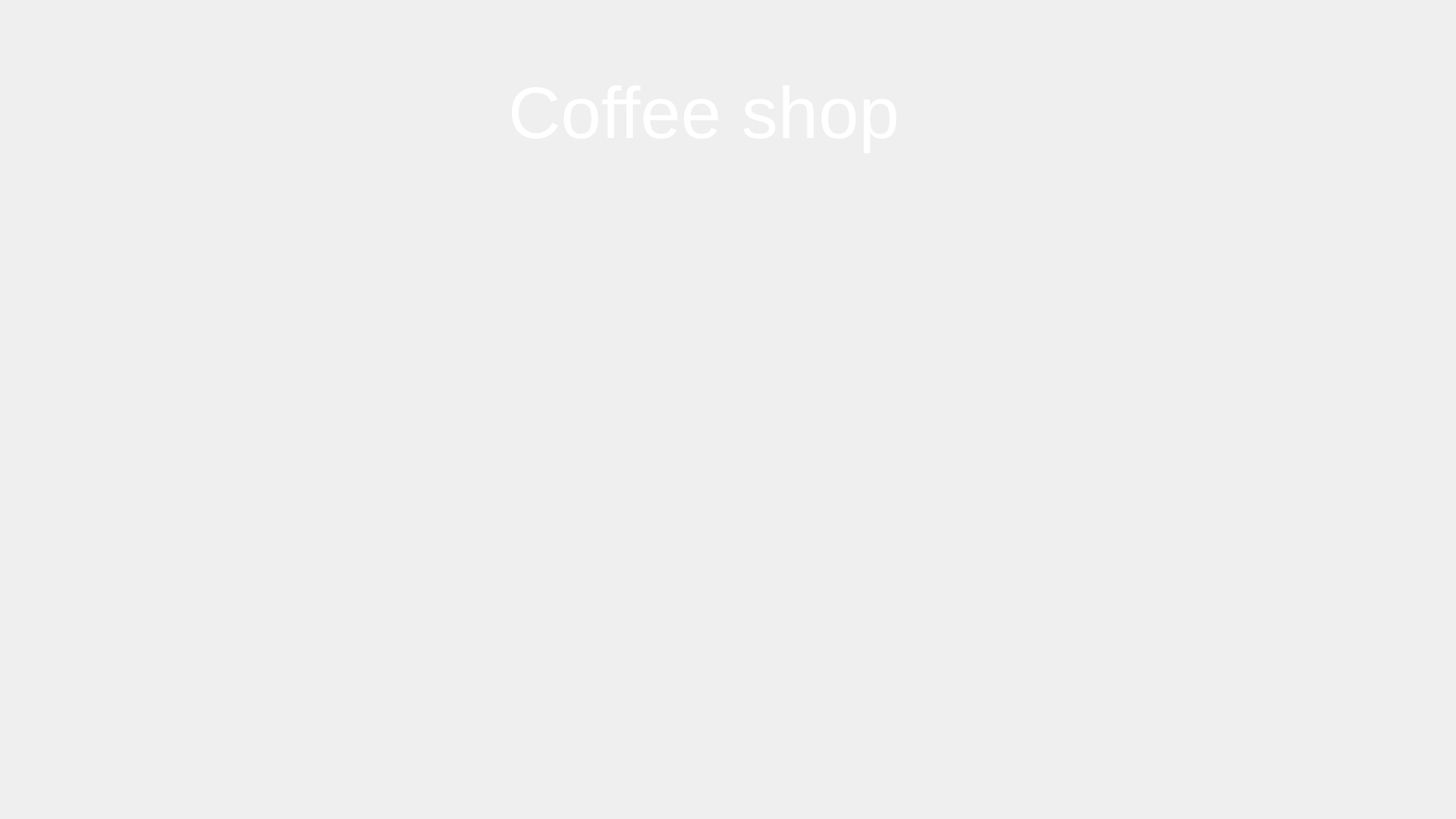
<?xml version="1.0" encoding="UTF-8"?>
<ui version="4.0">
 <class>Example</class>
 <widget class="QWidget" name="Example">
  <property name="geometry">
   <rect>
    <x>0</x>
    <y>0</y>
    <width>1920</width>
    <height>1080</height>
   </rect>
  </property>
  <property name="windowTitle">
   <string>Form</string>
  </property>
  <property name="styleSheet">
   <string notr="true"/>
  </property>
  <widget class="QLabel" name="Back">
   <property name="geometry">
    <rect>
     <x>0</x>
     <y>0</y>
     <width>1920</width>
     <height>1080</height>
    </rect>
   </property>
   <property name="styleSheet">
    <string notr="true">background-image: url(':/res/img/backgr.png');

background-repeat: no-repeat;
</string>
   </property>
   <property name="text">
    <string/>
   </property>
  </widget>
  <widget class="QLabel" name="label_2">
   <property name="geometry">
    <rect>
     <x>670</x>
     <y>80</y>
     <width>581</width>
     <height>141</height>
    </rect>
   </property>
   <property name="styleSheet">
    <string notr="true">position: absolute;
font: 700 26pt &quot;Segoe Script&quot;;
width: 328px;
height: 88px;
left: 796px;
top: 79px;
font-style: normal;
font-weight: 400;
font-size: 64px;
line-height: 88px;
color: #FFFFFF;
 border: none; 
outline: none;
background-position: center;
 background-repeat: no-repeat; 
background-color: transparent;</string>
   </property>
   <property name="text">
    <string>&lt;html&gt;&lt;head/&gt;&lt;body&gt;&lt;p&gt;&lt;span style=&quot; font-size:72pt;&quot;&gt;Coffee shop&lt;/span&gt;&lt;/p&gt;&lt;/body&gt;&lt;/html&gt;</string>
   </property>
  </widget>
  <widget class="QPushButton" name="Zerno">
   <property name="geometry">
    <rect>
     <x>89</x>
     <y>79</y>
     <width>130</width>
     <height>130</height>
    </rect>
   </property>
   <property name="styleSheet">
    <string notr="true">background-image: url(':/res/img/Zerno.png');
background-position: center;
 background-repeat: no-repeat; 
background-color: transparent;
 border: none; 
outline: none;</string>
   </property>
   <property name="text">
    <string/>
   </property>
  </widget>
  <widget class="QPushButton" name="Setting">
   <property name="geometry">
    <rect>
     <x>1727</x>
     <y>79</y>
     <width>130</width>
     <height>130</height>
    </rect>
   </property>
   <property name="styleSheet">
    <string notr="true">background-image: url(':/res/img/setting.png');
background-position: center;
 background-repeat: no-repeat; 
background-color: transparent;
 border: none; 
outline: none;</string>
   </property>
   <property name="text">
    <string/>
   </property>
  </widget>
 </widget>
 <resources/>
 <connections/>
</ui>
